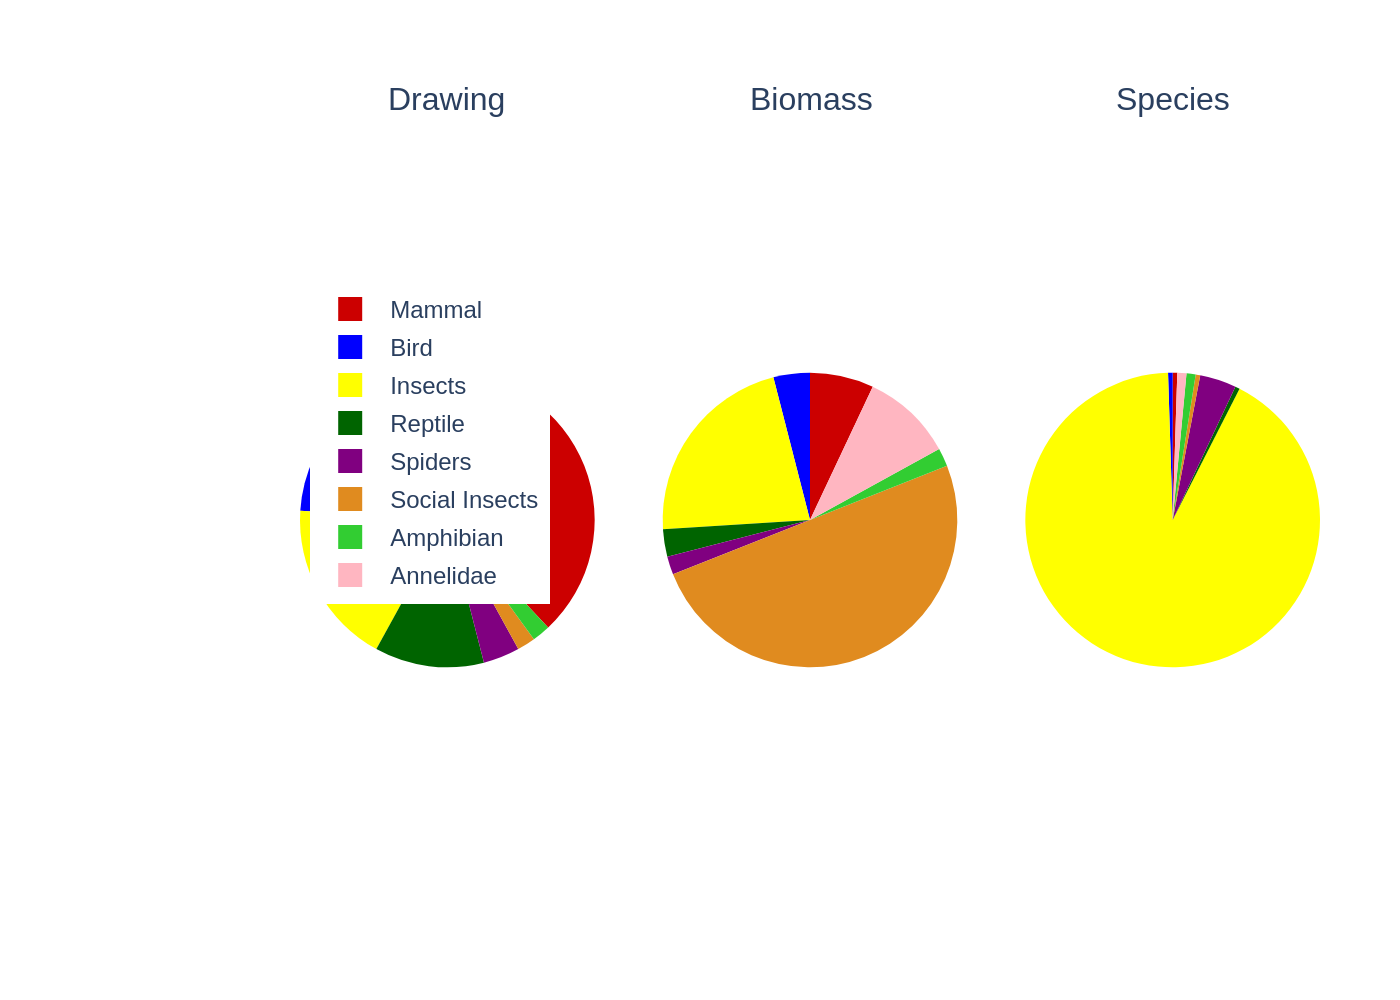

Write Python code to recreate this figure.
import sys
import json
import os
import plotly.graph_objects as go
from plotly.subplots import make_subplots

# Check for command-line argument
if len(sys.argv) != 2:
    print("Usage: python <script_name>.py <path_to_json_file>")
    sys.exit(1)

json_path = sys.argv[1]

# Read data from JSON file
try:
    with open(json_path, 'r', encoding='utf-8') as f:
        chart_info = json.load(f)
except FileNotFoundError:
    print(f"Error: JSON file not found at {json_path}")
    sys.exit(1)
except json.JSONDecodeError:
    print(f"Error: Could not decode JSON from {json_path}")
    sys.exit(1)

# Extract data for plotting
data = chart_info.get('chart_data', {})
labels = data.get('labels', [])
series_data = data.get('series', [])
colors = chart_info.get('colors', [])
texts = chart_info.get('texts', {})

# Create subplots for the three pie charts
subplot_titles = [s.get('name', '') for s in series_data]
fig = make_subplots(rows=1, cols=3,
                    specs=[[{'type': 'domain'}, {'type': 'domain'}, {'type': 'domain'}]],
                    subplot_titles=subplot_titles)

# Add a pie chart trace for each series
for i, series in enumerate(series_data):
    fig.add_trace(go.Pie(
        labels=labels,
        values=series.get('values', []),
        marker_colors=colors,
        name=series.get('name', ''),
        sort=False,  # Preserve the original order of data
        showlegend=(i == 0)  # Show legend only for the first pie chart
    ), row=1, col=i + 1)

# Update trace properties
fig.update_traces(
    textinfo='none',
    hoverinfo='label+percent',
    hole=.0
)

# Update layout for a clean, accurate look
fig.update_layout(
    font_family="Arial",
    paper_bgcolor='white',
    plot_bgcolor='white',
    legend=dict(
        orientation="v",
        yanchor="top",
        y=0.8,
        xanchor="left",
        x=0.01
    ),
    margin=dict(l=150, r=40, t=60, b=40)
)

# Update subplot title font size
for annotation in fig['layout']['annotations']:
    annotation['font']['size'] = 16

# Determine output filename and save the image
base_filename, _ = os.path.splitext(os.path.basename(json_path))
output_filename = f"{base_filename}.png"

try:
    fig.write_image(output_filename, scale=2)
    print(f"Chart saved to {output_filename}")
except Exception as e:
    print(f"Error saving image: {e}")
    sys.exit(1)
